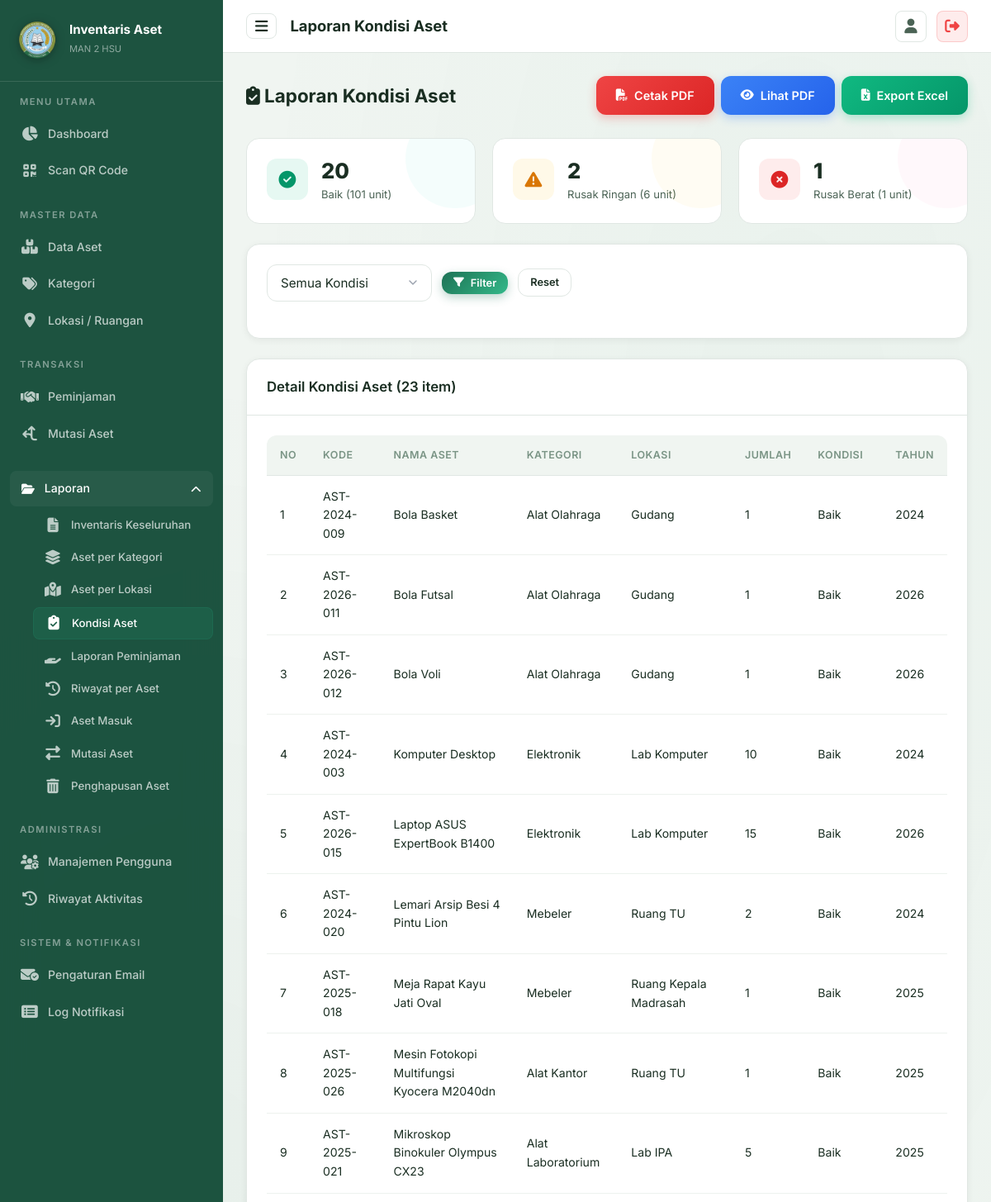
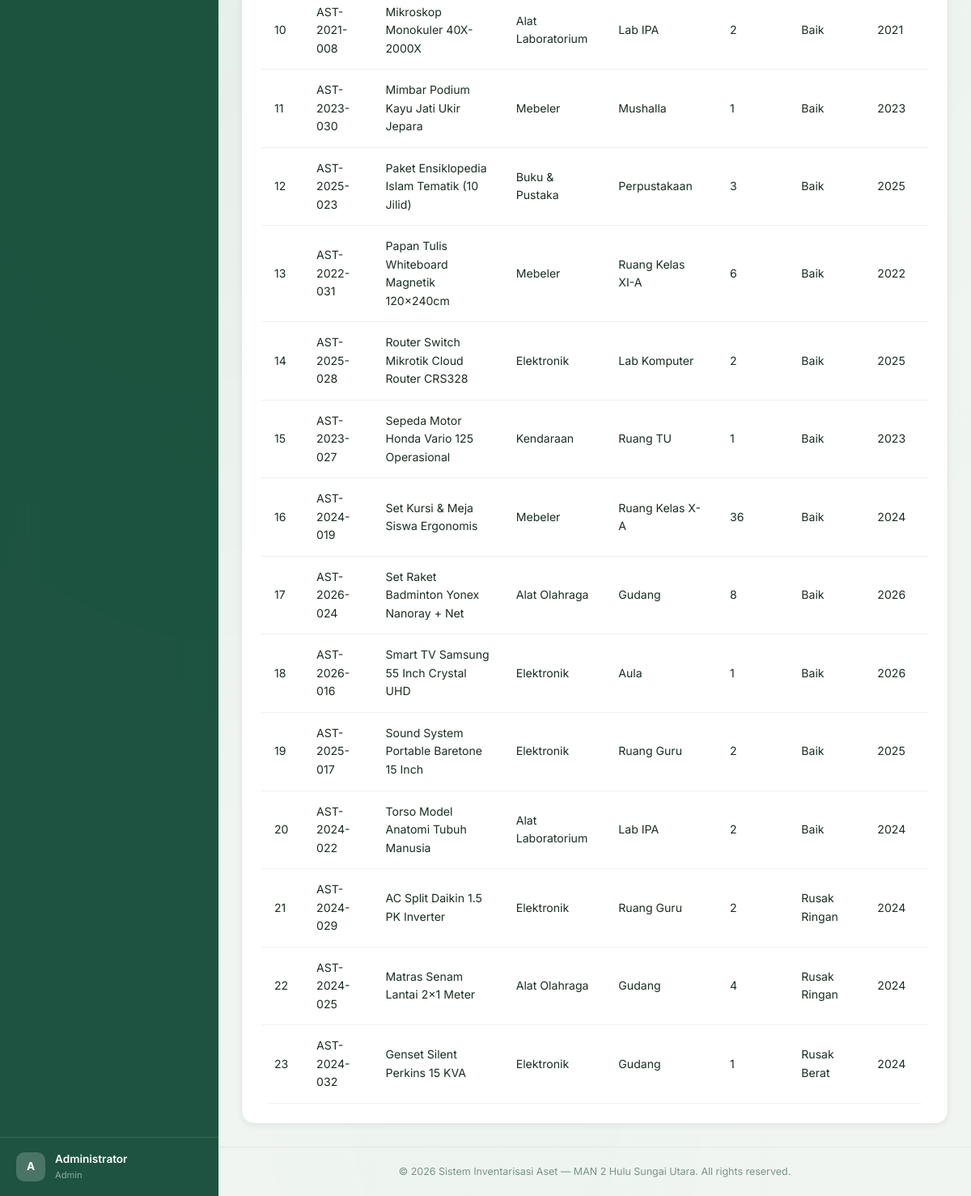
Page /pages/laporan/kondisi_aset.php (signed in) on the committed database (2 pictures, top to bottom).
### tables this page shows
CREATE TABLE `aset` (
  `id` int NOT NULL AUTO_INCREMENT,
  `kode_aset` varchar(50) NOT NULL,
  `nama_aset` varchar(150) NOT NULL,
  `id_kategori` int DEFAULT NULL,
  `id_lokasi` int DEFAULT NULL,
  `jumlah` int NOT NULL DEFAULT '1',
  `kondisi` enum('Baik','Rusak Ringan','Rusak Berat') NOT NULL DEFAULT 'Baik',
  `tahun_perolehan` year DEFAULT NULL,
  `nilai_perolehan` decimal(15,2) DEFAULT '0.00',
  `sumber_dana` varchar(100) DEFAULT NULL,
  `gambar` varchar(255) DEFAULT NULL,
  `keterangan` text,
  `qr_code_path` varchar(255) DEFAULT NULL,
  `created_at` timestamp NULL DEFAULT CURRENT_TIMESTAMP,
  `updated_at` timestamp NULL DEFAULT CURRENT_TIMESTAMP ON UPDATE CURRENT_TIMESTAMP,
  `deleted_at` timestamp NULL DEFAULT NULL,
  `bukti_hapus` varchar(255) DEFAULT NULL,
  `status_penghapusan` enum('none','pending','approved') NOT NULL DEFAULT 'none',
  `tgl_pengajuan_hapus` datetime DEFAULT NULL,
  `file_ba_scan` varchar(255) DEFAULT NULL,
  `alasan_hapus` text,
  PRIMARY KEY (`id`),
  UNIQUE KEY `kode_aset` (`kode_aset`),
  KEY `id_kategori` (`id_kategori`),
  KEY `id_lokasi` (`id_lokasi`),
  CONSTRAINT `aset_ibfk_1` FOREIGN KEY (`id_kategori`) REFERENCES `kategori` (`id`) ON DELETE SET NULL,
  CONSTRAINT `aset_ibfk_2` FOREIGN KEY (`id_lokasi`) REFERENCES `lokasi` (`id`) ON DELETE SET NULL
);

CREATE TABLE `kategori` (
  `id` int NOT NULL AUTO_INCREMENT,
  `nama_kategori` varchar(100) NOT NULL,
  `keterangan` text,
  `created_at` timestamp NULL DEFAULT CURRENT_TIMESTAMP,
  PRIMARY KEY (`id`)
);

CREATE TABLE `lokasi` (
  `id` int NOT NULL AUTO_INCREMENT,
  `nama_lokasi` varchar(100) NOT NULL,
  `keterangan` text,
  `created_at` timestamp NULL DEFAULT CURRENT_TIMESTAMP,
  PRIMARY KEY (`id`)
);

### pages/laporan/kondisi_aset.php (the view, shortened to what this page needs)
<?php
$pdo = getConnection();
$filterKondisi = $_GET['kondisi'] ?? '';
$where = "WHERE a.deleted_at IS NULL";
$params = [];
$stmt = $pdo->prepare("SELECT a.*, k.nama_kategori, l.nama_lokasi FROM aset a
    LEFT JOIN kategori k ON a.id_kategori = k.id LEFT JOIN lokasi l ON a.id_lokasi = l.id
    $where ORDER BY a.kondisi, a.nama_aset");
$stmt->execute($params);
$data = $stmt->fetchAll();
$summary = $pdo->query("SELECT kondisi, COUNT(*) as total, SUM(jumlah) as unit FROM aset WHERE deleted_at IS NULL GROUP BY kondisi")->fetchAll();
require_once __DIR__ . '/../../includes/header.php';
require_once __DIR__ . '/../../includes/sidebar.php';
?>
<div class="page-header">
    <div><h2><i class="fas fa-clipboard-check"></i> Laporan Kondisi Aset</h2></div>
    <div class="btn-group no-print">
        <a href="export_pdf.php?type=kondisi&kondisi=<?= urlencode($filterKondisi) ?>" class="btn btn-danger"><i class="fas fa-file-pdf"></i> Cetak PDF</a>
        <a href="export_pdf.php?type=kondisi&kondisi=<?= urlencode($filterKondisi) ?>&view=1" target="_blank" class="btn btn-info"><i class="fas fa-eye"></i> Lihat PDF</a>
        <a href="export_excel.php?type=kondisi&kondisi=<?= urlencode($filterKondisi) ?>" class="btn btn-success"><i class="fas fa-file-excel"></i> Export Excel</a>
    </div>
</div>
<div class="stats-grid mb-4">
    <?php foreach ($summary as $s): ?>
    <div class="stat-card <?= $s['kondisi'] === 'Baik' ? 'teal' : ($s['kondisi'] === 'Rusak Ringan' ? 'amber' : 'pink') ?>">
        <div class="stat-icon <?= $s['kondisi'] === 'Baik' ? 'green' : ($s['kondisi'] === 'Rusak Ringan' ? 'amber' : 'red') ?>">
            <i class="fas fa-<?= $s['kondisi'] === 'Baik' ? 'check-circle' : ($s['kondisi'] === 'Rusak Ringan' ? 'exclamation-triangle' : 'times-circle') ?>"></i>
        </div>
        <div class="stat-info"><h3><?= $s['total'] ?></h3><p><?= $s['kondisi'] ?> (<?= $s['unit'] ?> unit)</p></div>
    </div>
    <?php endforeach; ?>
</div>
<div class="card mb-4 no-print"><div class="card-body">
    <form method="GET" class="search-bar">
        <select class="form-control" name="kondisi" style="max-width:200px;">
            <option value="">Semua Kondisi</option>
        </select>
        <button type="submit" class="btn btn-primary btn-sm"><i class="fas fa-filter"></i> Filter</button>
        <a href="<?= BASE_URL ?>/laporan/kondisi" class="btn btn-secondary btn-sm">Reset</a>
    </form>
</div></div>
<div class="card animate-fadeInUp"><div class="card-header"><h3>Detail Kondisi Aset (<?= count($data) ?> item)</h3></div><div class="card-body"><div class="table-wrapper">
    <table><thead><tr><th>No</th><th>Kode</th><th>Nama Aset</th><th>Kategori</th><th>Lokasi</th><th>Jumlah</th><th>Kondisi</th><th>Tahun</th></tr></thead>
    <tbody>
        <?php foreach ($data as $i => $a): ?>
        <tr>
            <td><?= $i+1 ?></td><td><?= htmlspecialchars($a['kode_aset']) ?></td><td><?= htmlspecialchars($a['nama_aset']) ?></td>
            <td><?= htmlspecialchars($a['nama_kategori'] ?? '-') ?></td><td><?= htmlspecialchars($a['nama_lokasi'] ?? '-') ?></td>
            <td><?= $a['jumlah'] ?></td>
            <td><?= htmlspecialchars($a['kondisi']) ?></td>
            <td><?= $a['tahun_perolehan'] ?? '-' ?></td>
        </tr>
        <?php endforeach; ?>
    </tbody></table>
</div></div></div>
<?php require_once __DIR__ . '/../../includes/footer.php'; ?>

### rows in the picture
aset: kode_aset "AST-2024-009", nama_aset "Bola Basket", id_kategori.nama_kategori "Alat Olahraga", id_lokasi.nama_lokasi "Gudang", jumlah "1", kondisi "Baik", tahun_perolehan "2024"
aset: kode_aset "AST-2026-011", nama_aset "Bola Futsal", id_kategori.nama_kategori "Alat Olahraga", id_lokasi.nama_lokasi "Gudang", jumlah "1", kondisi "Baik", tahun_perolehan "2026"
aset: kode_aset "AST-2026-012", nama_aset "Bola Voli", id_kategori.nama_kategori "Alat Olahraga", id_lokasi.nama_lokasi "Gudang", jumlah "1", kondisi "Baik", tahun_perolehan "2026"
aset: kode_aset "AST-2024-003", nama_aset "Komputer Desktop", id_kategori.nama_kategori "Elektronik", id_lokasi.nama_lokasi "Lab Komputer", jumlah "10", kondisi "Baik", tahun_perolehan "2024"
aset: kode_aset "AST-2026-015", nama_aset "Laptop ASUS ExpertBook B1400", id_kategori.nama_kategori "Elektronik", id_lokasi.nama_lokasi "Lab Komputer", jumlah "15", kondisi "Baik", tahun_perolehan "2026"
aset: kode_aset "AST-2024-020", nama_aset "Lemari Arsip Besi 4 Pintu Lion", id_kategori.nama_kategori "Mebeler", id_lokasi.nama_lokasi "Ruang TU", jumlah "2", kondisi "Baik", tahun_perolehan "2024"
aset: kode_aset "AST-2025-018", nama_aset "Meja Rapat Kayu Jati Oval", id_kategori.nama_kategori "Mebeler", id_lokasi.nama_lokasi "Ruang Kepala Madrasah", jumlah "1", kondisi "Baik", tahun_perolehan "2025"
aset: kode_aset "AST-2025-026", nama_aset "Mesin Fotokopi Multifungsi Kyocera M2040dn", id_kategori.nama_kategori "Alat Kantor", id_lokasi.nama_lokasi "Ruang TU", jumlah "1", kondisi "Baik", tahun_perolehan "2025"
aset: kode_aset "AST-2025-021", nama_aset "Mikroskop Binokuler Olympus CX23", id_kategori.nama_kategori "Alat Laboratorium", id_lokasi.nama_lokasi "Lab IPA", jumlah "5", kondisi "Baik", tahun_perolehan "2025"
aset: kode_aset "AST-2021-008", nama_aset "Mikroskop Monokuler 40X-2000X", id_kategori.nama_kategori "Alat Laboratorium", id_lokasi.nama_lokasi "Lab IPA", jumlah "2", kondisi "Baik", tahun_perolehan "2021"
aset: kode_aset "AST-2023-030", nama_aset "Mimbar Podium Kayu Jati Ukir Jepara", id_kategori.nama_kategori "Mebeler", id_lokasi.nama_lokasi "Mushalla", jumlah "1", kondisi "Baik", tahun_perolehan "2023"
aset: kode_aset "AST-2025-023", nama_aset "Paket Ensiklopedia Islam Tematik (10 Jilid)", id_kategori.nama_kategori "Buku & Pustaka", id_lokasi.nama_lokasi "Perpustakaan", jumlah "3", kondisi "Baik", tahun_perolehan "2025"
aset: kode_aset "AST-2022-031", nama_aset "Papan Tulis Whiteboard Magnetik 120x240cm", id_kategori.nama_kategori "Mebeler", id_lokasi.nama_lokasi "Ruang Kelas XI-A", jumlah "6", kondisi "Baik", tahun_perolehan "2022"
aset: kode_aset "AST-2025-028", nama_aset "Router Switch Mikrotik Cloud Router CRS328", id_kategori.nama_kategori "Elektronik", id_lokasi.nama_lokasi "Lab Komputer", jumlah "2", kondisi "Baik", tahun_perolehan "2025"
aset: kode_aset "AST-2023-027", nama_aset "Sepeda Motor Honda Vario 125 Operasional", id_kategori.nama_kategori "Kendaraan", id_lokasi.nama_lokasi "Ruang TU", jumlah "1", kondisi "Baik", tahun_perolehan "2023"
aset: kode_aset "AST-2024-019", nama_aset "Set Kursi & Meja Siswa Ergonomis", id_kategori.nama_kategori "Mebeler", id_lokasi.nama_lokasi "Ruang Kelas X-A", jumlah "36", kondisi "Baik", tahun_perolehan "2024"
aset: kode_aset "AST-2026-024", nama_aset "Set Raket Badminton Yonex Nanoray + Net", id_kategori.nama_kategori "Alat Olahraga", id_lokasi.nama_lokasi "Gudang", jumlah "8", kondisi "Baik", tahun_perolehan "2026"
aset: kode_aset "AST-2026-016", nama_aset "Smart TV Samsung 55 Inch Crystal UHD", id_kategori.nama_kategori "Elektronik", id_lokasi.nama_lokasi "Aula", jumlah "1", kondisi "Baik", tahun_perolehan "2026"
aset: kode_aset "AST-2025-017", nama_aset "Sound System Portable Baretone 15 Inch", id_kategori.nama_kategori "Elektronik", id_lokasi.nama_lokasi "Ruang Guru", jumlah "2", kondisi "Baik", tahun_perolehan "2025"
aset: kode_aset "AST-2024-022", nama_aset "Torso Model Anatomi Tubuh Manusia", id_kategori.nama_kategori "Alat Laboratorium", id_lokasi.nama_lokasi "Lab IPA", jumlah "2", kondisi "Baik", tahun_perolehan "2024"
aset: kode_aset "AST-2024-029", nama_aset "AC Split Daikin 1.5 PK Inverter", id_kategori.nama_kategori "Elektronik", id_lokasi.nama_lokasi "Ruang Guru", jumlah "2", kondisi "Rusak Ringan", tahun_perolehan "2024"
aset: kode_aset "AST-2024-025", nama_aset "Matras Senam Lantai 2x1 Meter", id_kategori.nama_kategori "Alat Olahraga", id_lokasi.nama_lokasi "Gudang", jumlah "4", kondisi "Rusak Ringan", tahun_perolehan "2024"
aset: kode_aset "AST-2024-032", nama_aset "Genset Silent Perkins 15 KVA", id_kategori.nama_kategori "Elektronik", id_lokasi.nama_lokasi "Gudang", jumlah "1", kondisi "Rusak Berat", tahun_perolehan "2024"

### other values in the picture
substr($_SESSION['user_nama'] ?? 'U', 0, 1) "A"
$_SESSION['user_nama'] "Administrator"
$_SESSION['user_role'] "Admin"
$pageTitle "Laporan Kondisi Aset"
$s['total'] "20"
$s['kondisi'] "Baik"
$s['unit'] "101"
$s['total'] "2"
$s['kondisi'] "Rusak Ringan"
$s['unit'] "6"
$s['total'] "1"
$s['kondisi'] "Rusak Berat"
$s['unit'] "1"
count($data) "23"
